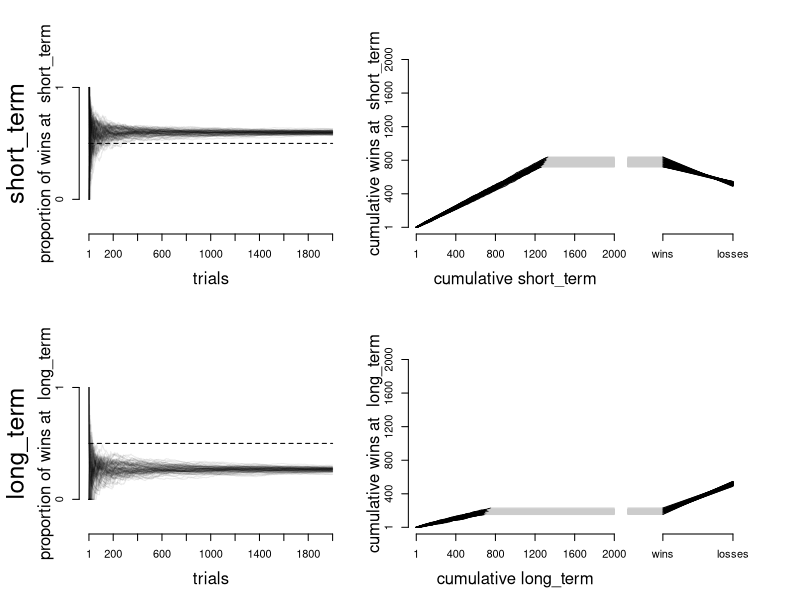

The R script that drew this image:


prev_choices <- 0:10
lt_parameters <- (2/3)*prev_choices/10
st_parameters <- (1/3)+(2/3)*prev_choices/10

# plot(lt_parameters,ylim=c(0,1),pch=21,bg='black',type='o',cex=2)
# points(st_parameters,pch=21,bg='white',type='o',cex=2)



harvard_game <- function(choice) {
  possible_outcomes <- c('loss','win')
  
  if(choice=='short_term'){
    result <- possible_outcomes[rbinom(1,size=1,prob=st_parameters[pos])+1]
    if(pos!=1){
      pos <- pos-1
    }
  }
  else if(choice=='long_term'){
    result <- possible_outcomes[rbinom(1,size=1,prob=lt_parameters[pos])+1]
    if(pos!=11){
      pos <- pos+1
    }
  }
  
  return(result)
}



wsls <- function(previous_choice,
                 previous_result,
                 trial,
                 theta) {
  
  if(trial!=1){
    if(previous_result=='win'){
      next_choice <- sample(c(previous_choice,possible_choices[which(possible_choices!=previous_choice)]),
                            size=1,prob=c(theta,1-theta))
    }
    else if(previous_result=='loss'){
      next_choice <- sample(c(previous_choice,possible_choices[which(possible_choices!=previous_choice)]),
                            size=1,prob=c(1-theta,theta))
    }
  }  
  else{
    next_choice <- possible_choices[rbinom(1,size=1,prob=theta)+1]
  }
  
  return(next_choice)
}



rndm <- function(theta){
  next_choice <- possible_choices[rbinom(1,size=1,prob=theta)+1]
  return(next_choice)
}






# Global Variables
n_trials <- 2000
sims_per_parameter <- 100
possible_choices <- c('short_term','long_term')
pos <- 5 # starting indexing of alternatives' vectors

wsls_results <- array(dim=c(sims_per_parameter,n_trials))
wsls_choices <- array(dim=c(sims_per_parameter,n_trials))
rndm_results <- array(dim=c(sims_per_parameter,n_trials))
rndm_choices <- array(dim=c(sims_per_parameter,n_trials))

for(spp in 1:sims_per_parameter){
  previous_choice_wsls <- NULL
  previous_result_wsls <- NULL
  for(trial in 1:n_trials){
    wsls_choices[spp,trial] <- wsls(previous_choice=previous_choice_wsls,
                                    previous_result=previous_result_wsls,
                                    trial=trial,theta=1)
    rndm_choices[spp,trial] <- rndm(theta=.8)
    wsls_results[spp,trial] <- harvard_game(wsls_choices[spp,trial])
    rndm_results[spp,trial] <- harvard_game(rndm_choices[spp,trial])
    previous_choice_wsls <- wsls_choices[spp,trial]
    previous_result_wsls <- wsls_results[spp,trial]
  }
}


# results <- wsls_results[1,]
# choices <- wsls_choices[1,]
# alternative <- 'short_term'
# results
# choices


add_tseries <- function(results_array,choices_array,alternative){
  for(i in 1:dim(results_array)[1]){
    results <- wsls_results[i,]
    choices <- wsls_choices[i,]
    
    points(which(choices==alternative),
           (cumsum(choices==alternative&results=='win')/cumsum(choices==alternative))[choices==alternative],
           type='l',lwd=1,col='#00000015')
    
  }
}

add_cumrec <- function(results_array,choices_array,alternative){
  
  for(i in 1:dim(results_array)[1]){
    results <- wsls_results[i,]
    choices <- wsls_choices[i,]
    lines(1:sum(choices==alternative),
          cumsum(results[which(choices==alternative)]=='win'))
    lines(c(sum(choices==alternative),n_trials),
          rep(sum(results[which(choices==alternative)]=='win'),2),
          col='#cccccc')
    }
  
}

add_winmargin <- function(results_array,choices_array,alternative){
  for(i in 1:dim(results_array)[1]){
    results <- wsls_results[i,]
    choices <- wsls_choices[i,]
    lines(c(-0.5,0),
          rep(sum(results[which(choices==alternative)]=='win'),2),
          col='#cccccc')
    lines(c(0,1),
          c(sum(choices==alternative&results=='win'),
            sum(choices==alternative&results=='loss')))
  }
}

display_alternative <- function(alternative) {
  
  par(mar=c(5,6,4,1))
  plot(0,type='n',xlim=c(1,n_trials),ylim=c(-.25,1.25),ann=F,axes=F)
  lines(c(1,n_trials),rep(0.5,2),lty='dashed')
  add_tseries(wsls_results,wsls_choices,alternative)
  axis(1,at=c(1,seq(200,n_trials,200)))
  axis(2,at=c(0,1))
  mtext(paste('proportion of wins at ',alternative),2,line=2)
  mtext('trials',1,line=3)
  mtext(alternative,2,line=4,cex=1.5)
  
  par(mar=c(5,4,4,0))
  plot(0,type='n',xlim=c(1,n_trials),ylim=c(1,n_trials),ann=F,axes=F)
  add_cumrec(wsls_results,wsls_choices,alternative)
  axis(2,at=c(1,seq(400,n_trials,400)))
  axis(1,at=c(1,seq(400,n_trials,400)))
  mtext(paste('cumulative',alternative),1,line=3)
  mtext(paste('cumulative wins at ',alternative),2,line=2)
  
  par(mar=c(5,0,4,2))
  plot(0,type='n',xlim=c(-.5,1.5),ylim=c(0,n_trials),ann=F,axes=F)
  add_winmargin(wsls_results,wsls_choices,alternative)
  axis(1,at=c(0,1),labels=c('wins','losses'))
  
}


pdf(file='wsls_sim_Hgame.pdf',width=11,height=8)
layout(matrix(1:6,ncol=3,byrow=T),widths=c(2,1.5,1))
display_alternative('short_term')
display_alternative('long_term')
dev.off()
